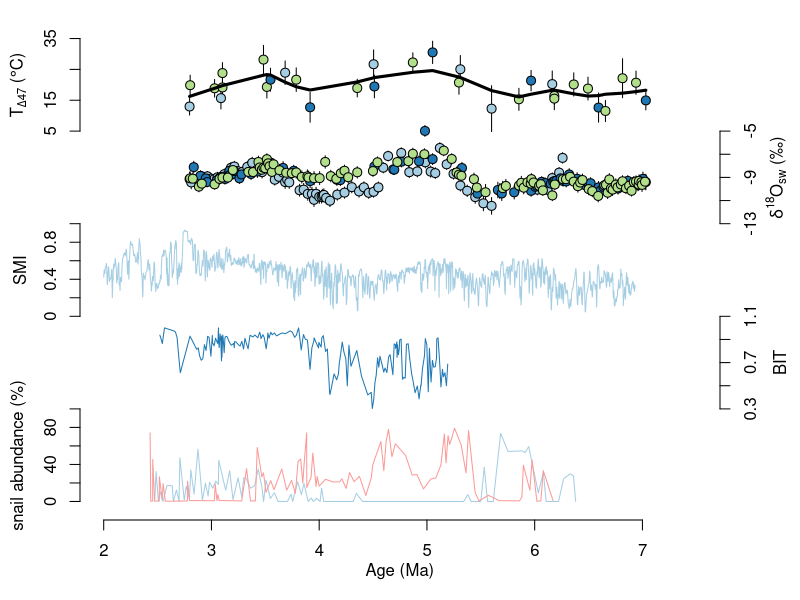

Write the R code that produced this figure.
library(tidyverse)
library(readxl)
library(ggpubr)

D47 = read.csv("out/D47.csv")
D47= D47[order(D47$age),] 
sw = read.csv("out/d18c.csv")
smi = read_xlsx("data/regional records/SMI.xlsx") %>%
  mutate(age = age / 1000) %>%
  filter(age > 2 & age < 7.5) %>%
  drop_na(SMI)
gdgt = read_xlsx("data/regional records/gdgt.xlsx")
snail = read_xls("data/regional records/land snails.xls", sheet = "Xifeng")
ca = snail[, 1:2] %>% drop_na()
wh = snail[, 3:4] %>% drop_na()
iron = read_xlsx("data/regional records/freeiron.xlsx", sheet = "Pianguan")

pal = c("#A6CEE3", "#1F78B4", "#B2DF8A", "#33A02C", "#FB9A99", "#E31A1C")
site1 = pal[factor(D47$site, levels = c("Lantian", "Shilou", "Jiaxian"))]
site2 = pal[factor(sw$site, levels = c("Lantian", "Shilou", "Jiaxian"))]

## plot ----
png("figures/regional_records.png", 4, 6, units = "in", res = 300)
# pdf("figures/Fig3.regional_records.pdf", width = 4, height = 6)
par(mar = c(4, 4, 1, 4))
plot(0, 0, xlim = c(2, 7.5), ylim = c(0, 5), axes = FALSE,
     xlab = "", ylab = "")

yext = range(D47$st.low, D47$st.high)
tix = seq(floor(min(yext + 1)), 
          ceiling(max(yext)), by = 10)
D47.rs = cbind(D47$age,
              4 + (D47$temp - min(tix)) / diff(range(tix)),
              4 + (D47$st.low - min(tix)) / diff(range(tix)),
              4 + (D47$st.high - min(tix)) / diff(range(tix)))
arrows(D47.rs[, 1], D47.rs[, 3], D47.rs[, 1], D47.rs[, 4], col = "black",
       angle=90, length=0, code = 0)
points(D47.rs[, 1], D47.rs[, 2], col = "black", bg = site1, pch = 21, cex = 1.2)
loess_fit = loess(data = D47, temp ~ age, span = 0.2)
pred = predict(loess_fit, se = TRUE)
lines(lowess(D47.rs[, 1], D47.rs[, 2], f = 0.3), lwd = 3)
axis(2, 4 + (tix - min(tix)) / diff(range(tix)), tix)
mtext(expression(paste("T"[Delta*"47"]*" (", degree, "C)")), 2, line = 2.5, at = 4.5)

yext = range(sw$d18sw.low, sw$d18sw.high)
tix = seq(floor(min(yext)), 
          ceiling(max(yext)), by = 2)
sw.rs = cbind(sw$age,
              3 + (sw$d18sw - min(tix)) / diff(range(tix)),
              3 + (sw$d18sw.low - min(tix)) / diff(range(tix)),
              3 + (sw$d18sw.high - min(tix)) / diff(range(tix)))
arrows(sw.rs[, 1], sw.rs[, 3], sw.rs[, 1], sw.rs[, 4], col = "black",
       angle=90, length=0, code = 0)
points(sw.rs[, 1], sw.rs[, 2], col = "black", bg = site2, pch = 21, cex = 1.2)
axis(4, 3 + (tix - min(tix)) / diff(range(tix)), tix)
mtext(expression(delta^"18"*"O"[sw]*" (\u2030)"), 4, line = 2.5, at = 3.5)

yext = range(smi$SMI)
tix = seq(floor(min(yext)), 
          ceiling(max(yext)), by = 0.2)
smi.rs = cbind(smi$age,
               2 + (smi$SMI - min(tix)) / diff(range(tix)))
lines(smi.rs[, 1], smi.rs[, 2], col = pal[1], pch = 21, cex = 1.2)
axis(2, 2 + (tix - min(tix)) / diff(range(tix)), tix)
mtext(expression("SMI"), 2, line = 2.5, at = 2.5)

yext = range(gdgt$BIT)
tix = seq(floor(min(yext * 10)), 
          ceiling(max(yext * 10 + 1)), by = 2) / 10
gdgt.rs = cbind(gdgt$age,
                1 + (gdgt$BIT - min(tix)) / diff(range(tix)))
lines(gdgt.rs[, 1], gdgt.rs[, 2], col = pal[2])
axis(4, 1 + (tix - min(tix)) / diff(range(tix)), tix)
mtext(expression("BIT"), 4, line = 2.5, at = 1.5)

yext = range(ca$CA, wh$WH)
tix = seq(floor(min(yext)), 
          ceiling(max(yext) + 20), by = 20)
ca.rs = cbind(ca$age1,
              0 + (ca$CA - min(tix)) / diff(range(tix)))
wh.rs = cbind(wh$age2,
              0 + (wh$WH - min(tix)) / diff(range(tix)))
lines(ca.rs[, 1], ca.rs[, 2], col = pal[1], pch = 21, cex = 1.2)
lines(wh.rs[, 1], wh.rs[, 2], col = pal[5], pch = 21, cex = 1.2)
axis(2, 0 + (tix - min(tix)) / diff(range(tix)), tix)
mtext(expression("snail abundance (%)"), 2, line = 2.5, at = 0.5)

axis(1)
mtext("Age (Ma)", 1, line = 2)
dev.off()
